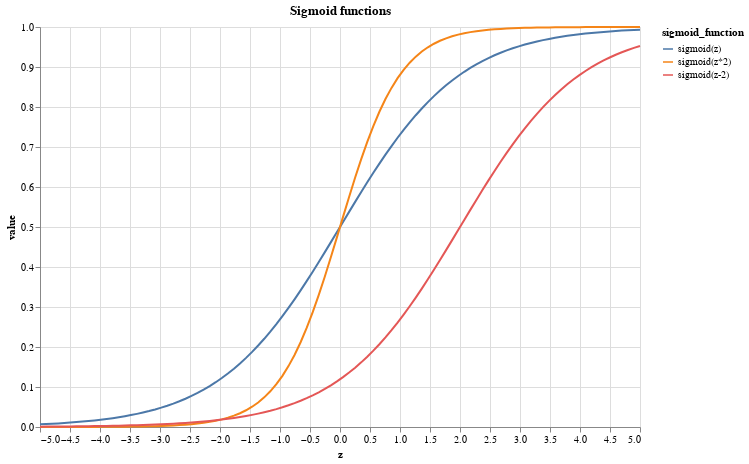

The notebook cell saved with this chart:
### Code cell
alt.Chart(sigmoid_df).mark_line().encode(
    x="z:Q",
    y="value:Q",
    color="sigmoid_function:N"
).properties(
    title="Sigmoid functions",
    width=600,
    height=400
)

### Figure 1 — Vega-Lite specification as saved in the notebook (floating-point values rounded to 4 significant figures; data arrays with more than 128 entries replaced by an {"elided": "..."} marker saying what was removed)
{"config": {"background": "white", "view": {"continuousWidth": 400, "continuousHeight": 300}}, "data": {"name": "data-2649995b7caa889141db384fa65b2ea5"}, "mark": "line", "encoding": {"color": {"type": "nominal", "field": "sigmoid_function"}, "x": {"type": "quantitative", "field": "z"}, "y": {"type": "quantitative", "field": "value"}}, "height": 400, "title": "Sigmoid functions", "width": 600, "$schema": "https://vega.github.io/schema/vega-lite/v4.8.1.json", "datasets": {"data-2649995b7caa889141db384fa65b2ea5": {"elided": "300 records"}}}
